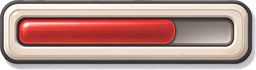
#> input picture minigame/images/ui/ui_hpbar_red.png, 256 x 70 px, found by its file name; its folder holds only this picture in this run
$ python matte_checker.py
#> lines starting #> are read from the running program, lines starting #| are printed output that depends on the picture; after the words box and inside, x2 and y2 are one past the last pixel; in counts of white or black regions, pixels touching at a corner belong together
# -*- coding: utf-8 -*-
import os
from PIL import Image, ImageDraw

BASE = r"C:\Users\Admin\WorkBuddy\2026-10-24-07-47-40\assets\分类"
OUT = r"C:\Users\Admin\WorkBuddy\2026-10-24-07-47-40\assets\debug"

cats = ["角色","怪物","建筑","UI","地块","参考"]
items = []
for c in cats:
    d = os.path.join(BASE, c)
    if not os.path.isdir(d): continue
    for f in sorted(os.listdir(d)):
        if f.lower().endswith(".png"):
            items.append((c, os.path.join(d, f), f))

def checker(w, h, s=16):
    im = Image.new("RGB", (w, h), (255,255,255))
    d = ImageDraw.Draw(im)
    for y in range(0, h, s):
        for x in range(0, w, s):
            if (x//s + y//s) % 2 == 0:
                d.rectangle([x,y,x+s-1,y+s-1], fill=(210,210,210))
    return im

cols, cell, ch = 6, 200, 230
rows = (len(items)+cols-1)//cols
sheet = Image.new("RGB", (cols*cell, rows*ch), (250,250,250))
#> sheet: PIL image 1200x230 RGB; every value is 250
sd = ImageDraw.Draw(sheet)

for i,(cat,p,f) in enumerate(items):
    im = Image.open(p).convert("RGBA")
#> im is the input picture: PIL image 256x70 RGBA; mean R, G, B, A 175.8, 139, 132.1, 246.5
    im.thumbnail((cell-12, cell-12))
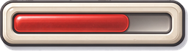
#> im: PIL image 188x51 RGBA; mean R, G, B, A 175.9, 139, 132.2, 246.6; transparent parts drawn white
    bg = checker(im.width, im.height)
#> in checker, `im = Image.new("RGB", (w, h), (255,255,255))`: im: PIL image 188x51 RGB; every value is 255
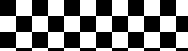
#> bg: PIL image 188x51 RGB; values 210 (black) and 255 (white), 49.7% white; 1 white region, box (x1, y1, x2, y2) and area: (0, 0, 188, 51) 4768
    bg.paste(im, (0,0), im)
    r,c = i//cols, i%cols
    x,y = c*cell+6, r*ch+6
    sheet.paste(bg, (x,y))
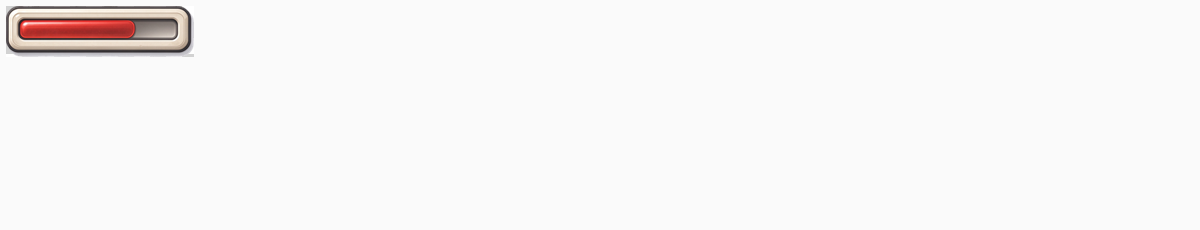
#> sheet: PIL image 1200x230 RGB; mean R, G, B 247.6, 246.3, 246.1
    sd.text((x+2, y+cell+2), f"{cat}/{f}", fill=(30,30,30))

sheet.save(os.path.join(OUT, "matte_checker_sheet.png"))
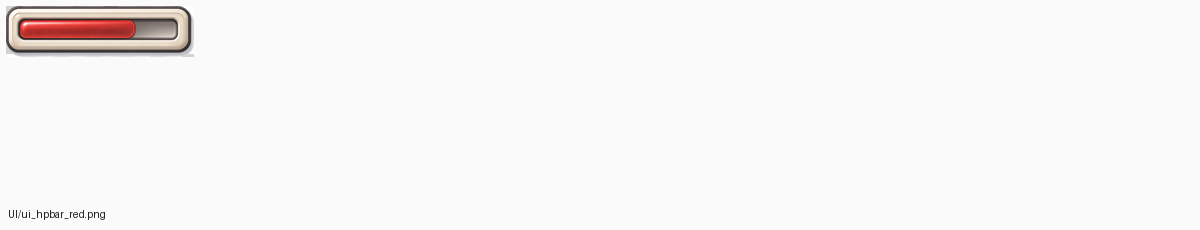
#> saved as matte_checker_sheet.png: PIL image 1200x230 RGB; mean R, G, B 247.4, 246.2, 245.9
print("items", len(items))
